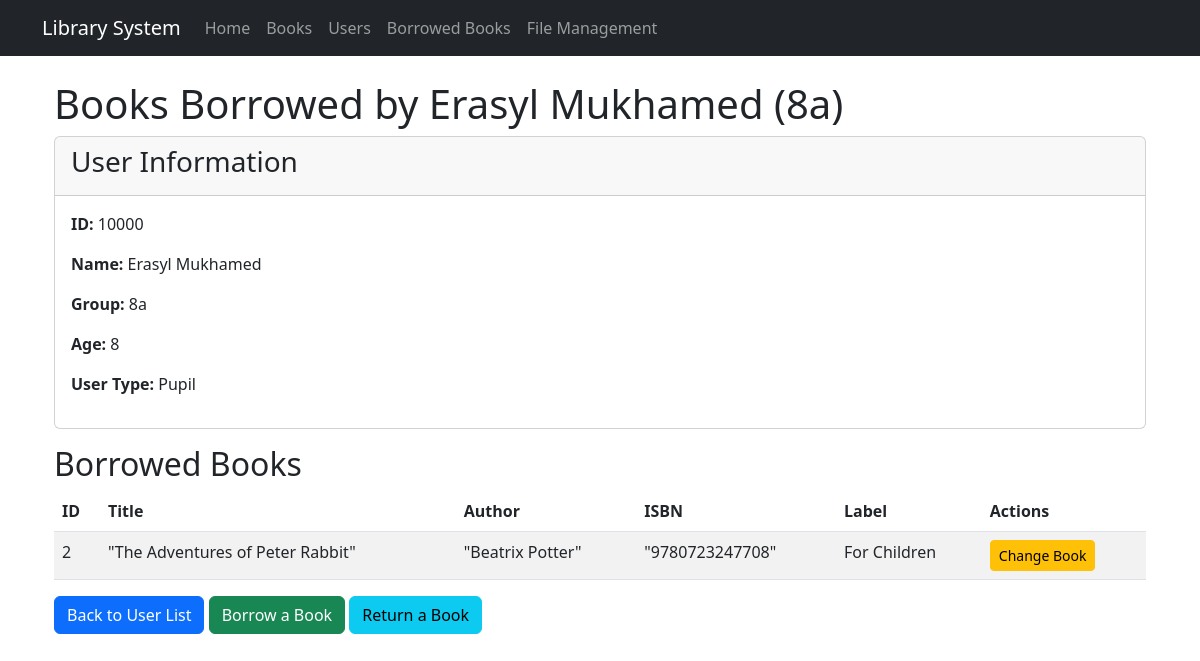
The page /users/pupil/10000/books/ on the database its author committed.
### library/models.py (models this page shows, shortened)
class User(models.Model):
    user_id = models.CharField(max_length=5, unique=True)
    name = models.CharField(max_length=100)
    surname = models.CharField(max_length=100)
    group = models.CharField(max_length=50)
    class Meta:
        abstract = True
    def check_user_type(self):
        if self.user_id.startswith('2'):
            return "This is a student"
        elif self.user_id.startswith('1'):
            return "This is a pupil"
        else:
            return "Unknown user type"
    def __str__(self):
        return f"{self.name} {self.surname} ({self.group})"

class Pupil(User):
    borrowed_books = models.ManyToManyField(Book, blank=True, related_name='borrowed_by_pupils')
    age = models.IntegerField(default=7)

class Book(models.Model):
    LABEL_CHOICES = [
        ('for children', 'For Children'),
        ('general', 'General'),
    ]
    title = models.CharField(max_length=255)
    author = models.CharField(max_length=255)
    isbn = models.CharField(max_length=20, unique=True)
    year = models.IntegerField()
    quantity = models.IntegerField()
    label = models.CharField(max_length=20, choices=LABEL_CHOICES, default='general')

### library/views.py (the view)
# urls.py: path('users/<str:user_type>/<str:user_id>/books/', views.user_books, name='user_books'),
def user_books(request, user_type, user_id):
    if user_type == 'student':
        user = get_object_or_404(Student, user_id=user_id)
    else:  # pupil
        user = get_object_or_404(Pupil, user_id=user_id)
    borrowed_books = user.borrowed_books.all()
    return render(request, 'library/user_books.html', {
        'user': user,
        'borrowed_books': borrowed_books
    })

### templates/library/user_books.html
{% extends 'base.html' %}
{% block content %}
<div class="container">
    <h1>Books Borrowed by {{ user }}</h1>
    <div class="card mb-3">
        <div class="card-header">
            <h3>User Information</h3>
        </div>
        <div class="card-body">
            <p><strong>ID:</strong> {{ user.user_id }}</p>
            <p><strong>Name:</strong> {{ user.name }} {{ user.surname }}</p>
            <p><strong>Group:</strong> {{ user.group }}</p>
            {% if user.check_user_type == "This is a pupil" %}
            <p><strong>Age:</strong> {{ user.age }}</p>
            <p><strong>User Type:</strong> Pupil</p>
            {% else %}
            <p><strong>User Type:</strong> Student</p>
            {% endif %}
        </div>
    </div>
    <h2>Borrowed Books</h2>
    {% if borrowed_books %}
    <table class="table table-striped">
        <thead>
            <tr>
                <th>ID</th>
                <th>Title</th>
                <th>Author</th>
                <th>ISBN</th>
                <th>Label</th>
                <th>Actions</th>
            </tr>
        </thead>
        <tbody>
            {% for book in borrowed_books %}
            <tr>
                <td>{{ book.id }}</td>
                <td>{{ book.title }}</td>
                <td>{{ book.author }}</td>
                <td>{{ book.isbn }}</td>
                <td>{{ book.get_label_display }}</td>
                <td>
                    {% if user.check_user_type == "This is a pupil" %}
                    <a href="{% url 'edit_borrowing' 'pupil' user.user_id book.id %}" class="btn btn-sm btn-warning">Change Book</a>
                    {% else %}
                    <a href="{% url 'edit_borrowing' 'student' user.user_id book.id %}" class="btn btn-sm btn-warning">Change Book</a>
                    {% endif %}
                </td>
            </tr>
            {% endfor %}
        </tbody>
    </table>
    {% else %}
    <div class="alert alert-info">
        This user has not borrowed any books.
    </div>
    {% endif %}
    <div class="mt-3">
        <a href="{% url 'user_list' %}" class="btn btn-primary">Back to User List</a>
        <a href="{% url 'borrow_book' %}" class="btn btn-success">Borrow a Book</a>
        <a href="{% url 'return_book' %}" class="btn btn-info">Return a Book</a>
    </div>
</div>
{% endblock %}

### rows shown on the page
Pupil: name+surname+group "Erasyl Mukhamed (8a)", user_id "10000", name "Erasyl", surname "Mukhamed", group "8a", age "8"
Book: id "2", title "\"The Adventures of Peter Rabbit\"", author "\"Beatrix Potter\"", isbn "\"9780723247708\"", label "For Children"
